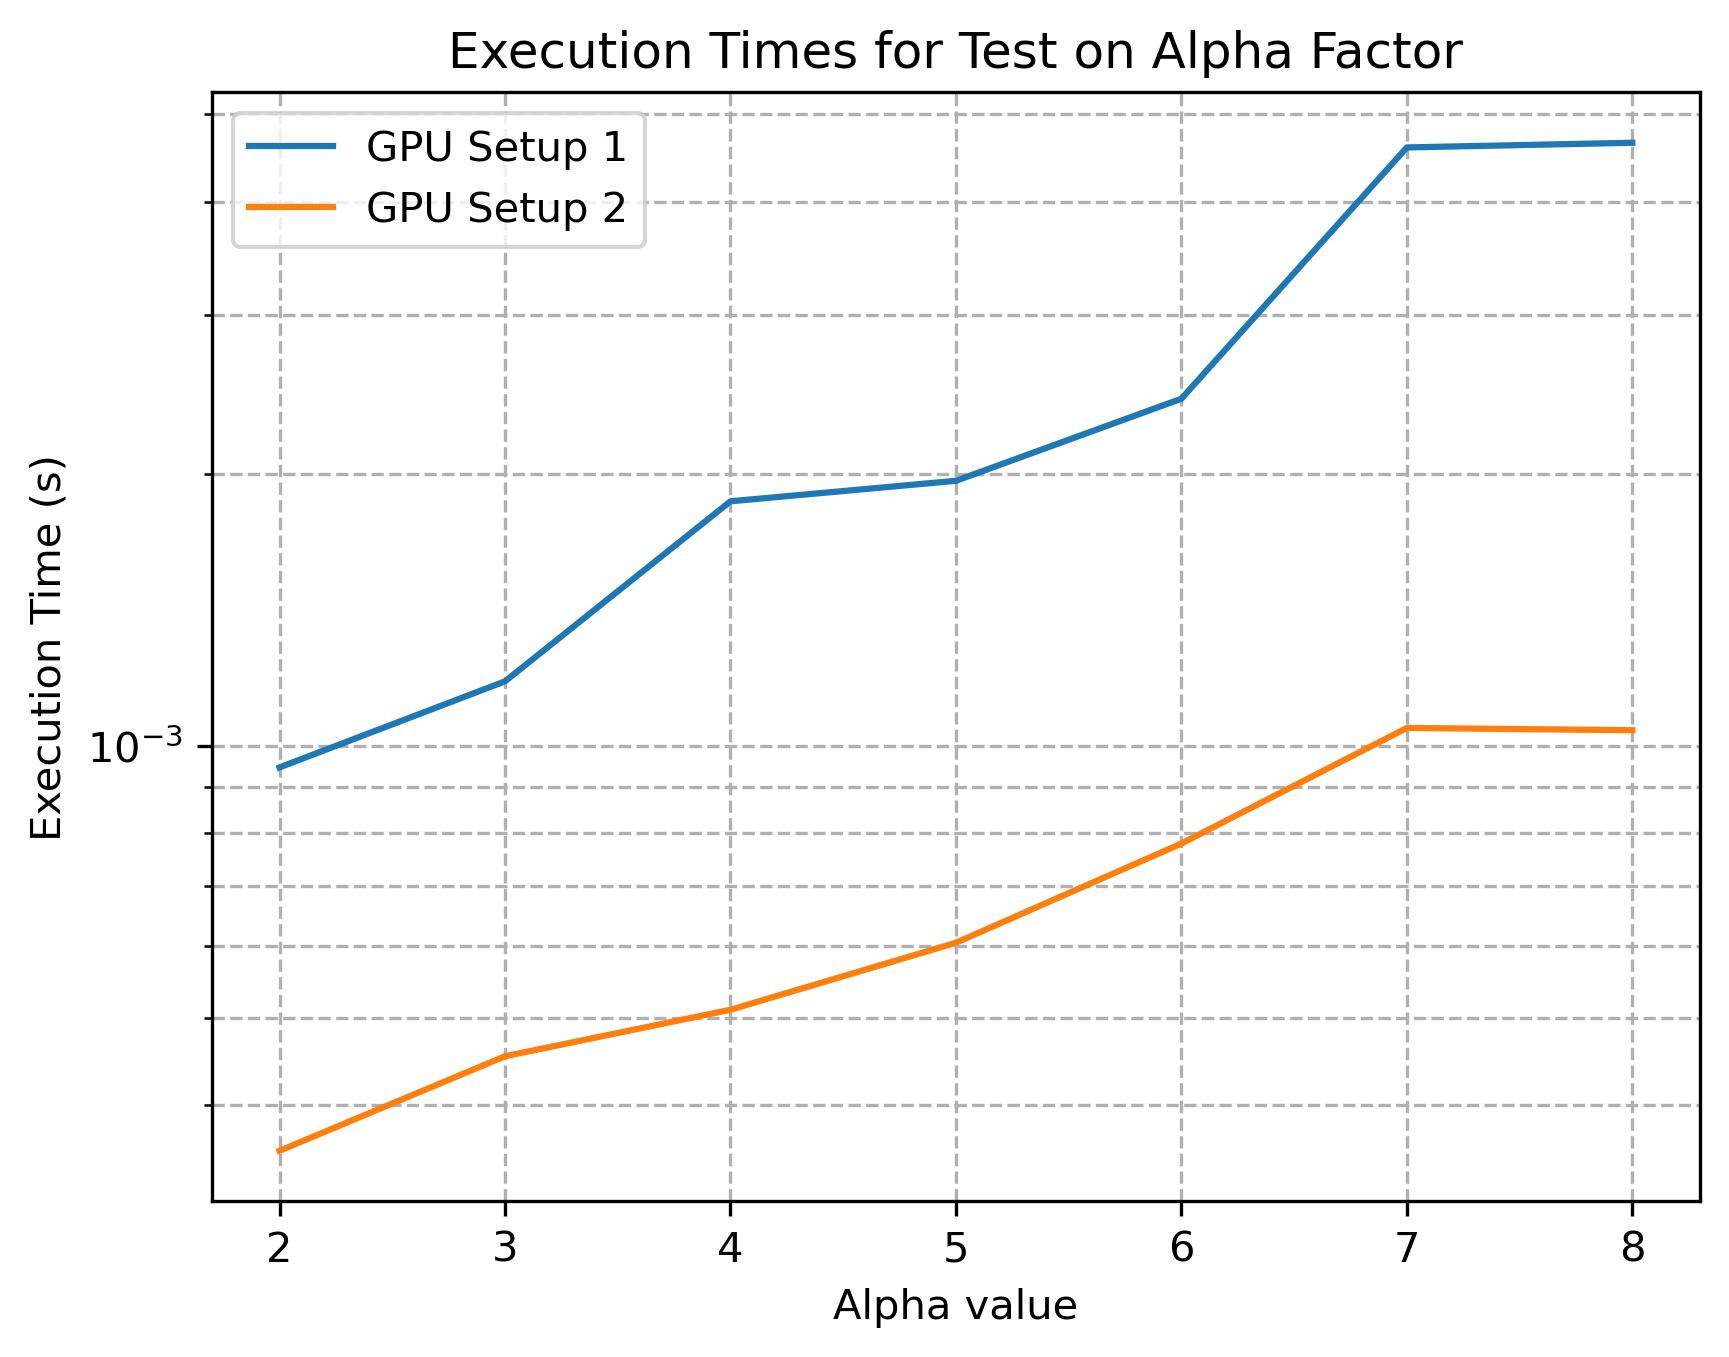

This figure's Python source:
import matplotlib.pyplot as plt
import csv

def read_execution_times(file_path):
    with open(file_path, 'r') as file:
        reader = csv.reader(file, delimiter=',')
        gpu_times = next(reader)

    # Trim any empty strings
    gpu_times = [time.strip() for time in gpu_times if time.strip()]

    # Convert times to floats
    gpu_times = [float(time) for time in gpu_times]

    return gpu_times

# Read data from the first file
gpu_times1 = read_execution_times('../kevin_results/artificial_alpha/artificial_alpha_csv.txt')

# Read data from the second file
gpu_times2 = read_execution_times('../gianeh_results/artificial_alpha/artificial_alpha_csv.txt')

# Plotting  
plt.plot(range(2, 9, 1), gpu_times1, label='GPU Setup 1')
plt.plot(range(2, 9, 1), gpu_times2, label='GPU Setup 2')

# Adding labels and title
plt.xlabel('Alpha value')
plt.ylabel('Execution Time (s)')
plt.title('Execution Times for Test on Alpha Factor')

plt.legend()

# Setting y-axis to logarithmic scale and enabling grid
plt.yscale('log')
plt.grid(True, which="both", linestyle='--')

# Set x-axis tick locations
plt.xticks(range(2, 9, 1))

# Save the plot in a higher resolution and in a different format 
plt.savefig('alpha.jpg', dpi=300, bbox_inches='tight', format='jpg')


